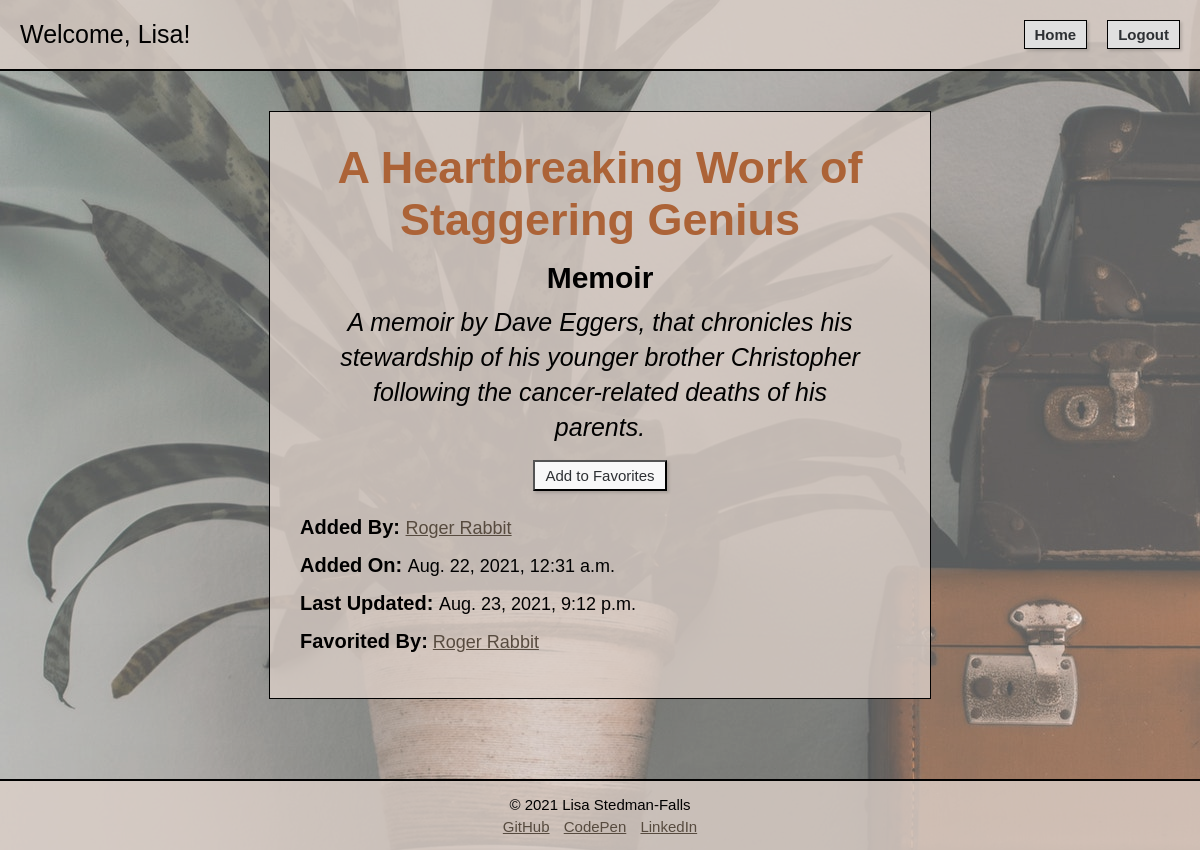
Screenshot of /book/6 (signed in) with the database file from the repository.
### login_registration_app/models.py (models this page shows, shortened)
class User(models.Model):
    first_name = models.CharField(max_length=255)
    last_name = models.CharField(max_length=255)
    username = models.CharField(max_length=20, default="")
    email = models.CharField(max_length=255)
    password = models.CharField(max_length=255)
    bio = models.TextField(default="")
    created_at = models.DateTimeField(auto_now_add=True)
    updated_at = models.DateTimeField(auto_now=True)
    objects = UserManager()

### books_app/models.py (models this page shows, shortened)
class Book(models.Model):
    title = models.CharField(max_length=255)
    description = models.TextField()
    genre = models.CharField(max_length=255)
    uploaded_by = models.ForeignKey(User, related_name = "books_uploaded", on_delete = models.CASCADE)
    favorited_by = models.ManyToManyField(User, related_name = "books_favorited")
    created_at = models.DateTimeField(auto_now_add=True)
    updated_at = models.DateTimeField(auto_now=True)
    objects = BookManager()

### books_app/views.py (the view)
# urls.py: path('<int:book_id>', views.view_book), #GET request to display a specific object's info
def view_book(request, book_id): #GET REQUEST
    this_book = Book.objects.get(id = book_id)
    this_user = User.objects.get(id = request.session["user_id"])
    admin = User.objects.get(id = 1)
    context = {
        "this_user": this_user,
        "a_book": this_book,
        "favorited_by": this_book.favorited_by.all(),
        "user_who_uploaded":this_book.uploaded_by,
        "admin": admin,
    }
    return render(request, "book_page.html", context)

### books_app/templates/book_page.html (shortened to what this page needs)
<!DOCTYPE html>
<html lang="en-US">
<head>
    {% load static %}
    <link rel="stylesheet" href="{% static 'book_page.css' %}">
</head>
<body>
    <div id="container">
        <nav>
            <p>Welcome, {{this_user.first_name}}!</p>
            <div id="nav_actions">
                <a href="/book">Home</a>
                <form action="/logout" method="POST">
                    <button type="submit">Logout</button>
                </form>
            </div>
        </nav>
        <div id="wrapper">
            <div id="books">
                <h1>{{a_book.title}}</h1>
                <h2>{{a_book.genre}}</h2>
                <p>{{a_book.description}}</p>
                {% if this_user in favorited_by %}
                <form action="{{a_book.id}}/unfavorite_bookpage" method="POST">
                {% csrf_token %}
                    <button type="submit">Remove from Favorites</button>
                </form>
                {% else %}
                <form action="{{a_book.id}}/favorite_bookpage" method="POST">
                    <button type="submit">Add to Favorites</button>
                </form>
                {% endif %}
                <div id="book_info">
                    <p><span class="label">Added By: </span>
                        <a href="user/{{a_book.uploaded_by.id}}">{{a_book.uploaded_by.username}}</a>
                    </p>
                    <p><span class="label">Added On: </span>{{a_book.created_at}}</p>
                    <p><span class="label">Last Updated: </span>{{a_book.updated_at}}</p>
                    <p><span class="label">Favorited By:</span>
                    {% for user in favorited_by %}
                    <a href="user/{{user.id}}">{{user.username}}</a>
                    {% endfor %}
                    </p>
                </div>
            </div>
        </div>
        <footer>
            <p>&#169; 2021 Lisa Stedman-Falls</p>
            <a href="https://github.com/Lstedmanfalls/" target="_blank">GitHub</a>
            <a href="https://codepen.io/lstedmanfalls" target="_blank">CodePen</a>
            <a href="https://www.linkedin.com/in/lstedmanfalls/" target="_blank">LinkedIn</a>
        </footer>
    </div>
</body>
</html>

### books_app/static/book_page.css (style rules this page uses)
* { margin:0; padding:0; }
body { height:100%; }
html { font-family:Verdana, Tahoma, sans-serif; font-size:10px; }
#container { position:relative; min-height:100vh; display: flex; flex-direction:column; }
#container::after { content:""; background-image:url("books.jpg"); opacity:.7; top:0; left:0; bottom:0; right:0; position:absolute; z-index:-1; }
nav { display: flex; width:100%; justify-content: space-between; align-items:center; background-color: rgba(220, 208, 201, .8); padding:2rem 0; border-bottom:.2rem solid black; }
nav p { font-size:2.5rem; padding-left:2rem; }
#nav_actions { display: flex; justify-content: space-between; padding-right:2rem; }
nav a { margin-right:2rem; }
nav a, nav button { font-size:1.5rem; font-weight: bold; padding:.5rem 1rem; box-shadow:rgba(0, 0, 0, 0.15) 1.95px 1.95px 2.6px; color:#2D3033; background-color:#E0E0E0; text-decoration: none; border:.1rem solid black; }
#wrapper { display: flex; flex:1 0 auto; flex-direction: column; align-items: center; padding-top:4rem; padding-bottom:4rem; }
#books, #edit { background-color:rgba(220, 208, 201, .8); border:1px solid black; width:50%; padding:3rem 3rem 3rem 3rem; display: flex; flex-direction: column; }
#books { margin-bottom:4rem; }
h1 { font-size:4.5rem; padding-bottom:1.5rem; text-align: center; color:#ac6337; }
h2 { font-size:3rem; font-weight: bold; text-align: center; padding-bottom: 1rem; }
#books > p:nth-child(3) { font-size: 2.5rem; font-weight: normal; text-align: center; line-height: 1.4; padding:0 3rem; font-style: italic; }
#books form { align-self:center; padding-top:1.5rem; }
#books button, #edit button { padding:.5rem 1rem; font-size:1.5rem; box-shadow:rgba(0, 0, 0, 0.15) 1.95px 1.95px 2.6px; color:#2D3033; background-color:#F8F8F8; }
#book_info { padding-top:2.5rem; }
.label { font-size:2rem; font-weight: bold; align-self: flex-start; }
#book_info p { font-size:1.8rem; padding-bottom:1.5rem; }
#book_info a { color:#574b3f; }
footer { text-align: center; font-size:1.5rem; padding:1.5rem; background-color: rgba(220, 208, 201, .8); border-top:.2rem solid black; }
footer p { padding-bottom: .5rem; }
footer a { color:#574b3f; padding:0 .5rem; }

### rows the page displays
User: first_name "Lisa"
Book: title "A Heartbreaking Work of Staggering Genius", genre "Memoir", description "A memoir by Dave Eggers, that chronicles his stewardship of his younger brother Christopher following the cancer-related deaths of his parents.", uploaded_by.username "Roger Rabbit", created_at "Aug. 22, 2021, 12:31 a.m.", updated_at "Aug. 23, 2021, 9:12 p.m."
User: username "Roger Rabbit"
